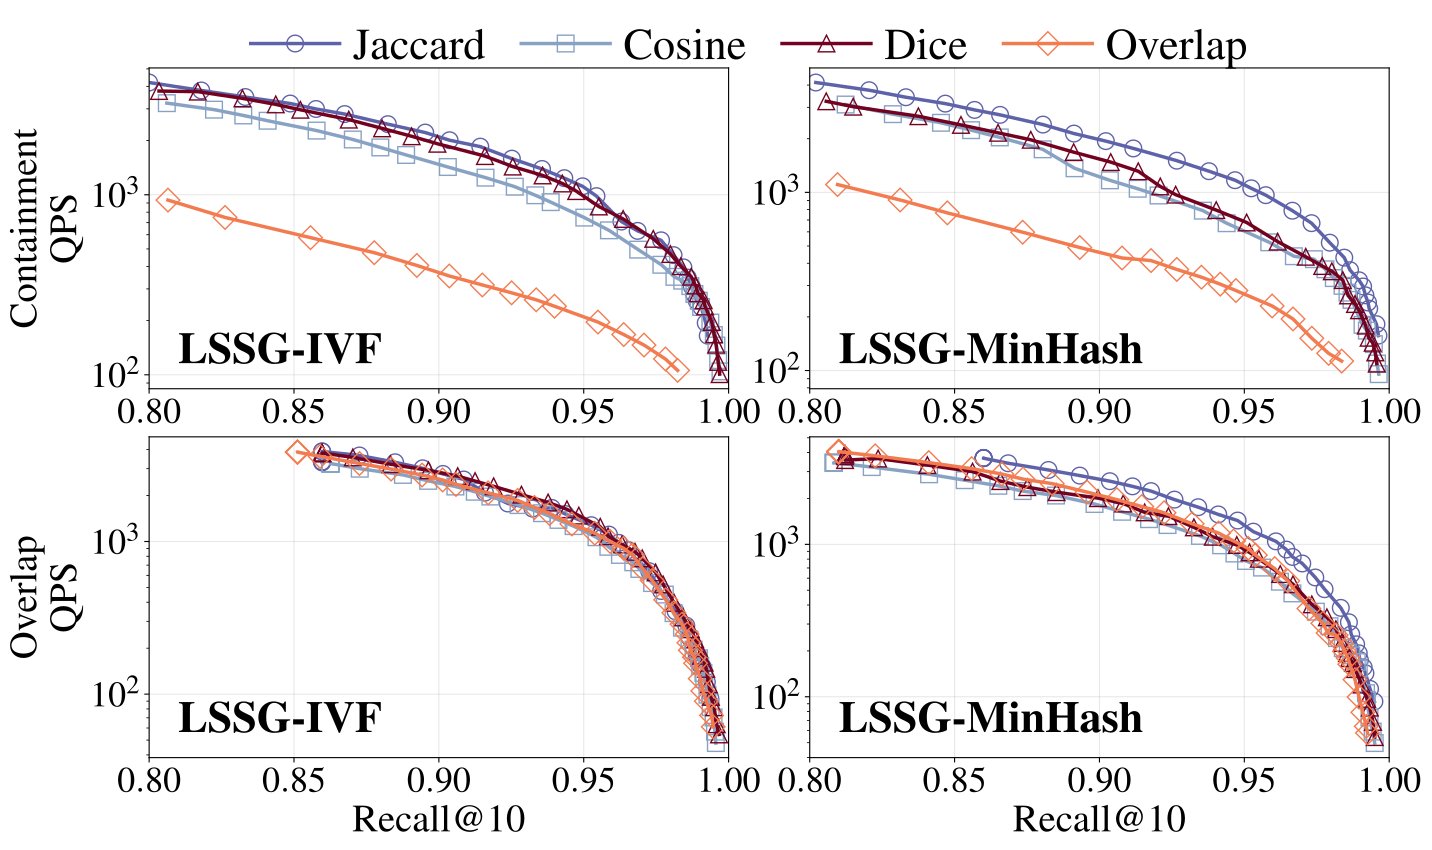

Generate this figure with Python:
import os
import numpy as np
import matplotlib.pyplot as plt
import pandas as pd
import argparse

plt.rcParams["font.family"] = "serif"
plt.rcParams["font.serif"] = ["Times"]
plt.rcParams["text.usetex"] = True

# Scenarios and methods
scenarios = ["containment", "overlap"]
methods = ["poindex", "poindex_minhash"]
distance_metrics = ["jaccard", "cosine", "dice", "overlap"]

# Colors for distance metrics
metric_colors = {
    "jaccard": "#5e62a9",     # Red (swapped with overlap)
    "cosine": "#88a2c4",      # Orange
    "dice": "#730220",        # Green
    "overlap": "#f27b50"      # Blue (swapped with jaccard)
}

# Markers for distance metrics
metric_markers = {
    "jaccard": "o",    # Circle
    "cosine": "s",     # Square
    "dice": "^",       # Triangle
    "overlap": "D"     # Diamond
}

# Display names
metric_display_map = {
    "jaccard": "Jaccard",
    "cosine": "Cosine",
    "dice": "Dice",
    "overlap": "Overlap"
}

method_display_map = {
    "poindex": "LSSG-IVF",
    "poindex_minhash": "LSSG-MinHash"
}

scenario_display_map = {
    "containment": "Containment",
    "overlap": "Overlap"
}

def get_metric_display_name(metric):
    """Get display name for a distance metric"""
    return metric_display_map.get(metric, metric)

def get_method_display_name(method):
    """Get display name for a method"""
    return method_display_map.get(method, method)

def get_scenario_display_name(scenario):
    """Get display name for a scenario"""
    return scenario_display_map.get(scenario, scenario)

def load_query_data(scenario, method, metric):
    """
    Load query performance data from setdistance directory
    Format: L, Recall, QPS, Cmps, hops (no header, 5 columns)
    Files are named: {method}_{scenario}_{metric}.csv
    """
    file_path = f"/root/work/lssg/example/plot/setdistance/LAION/{method}_{scenario}_{metric}.csv"
    
    if not os.path.exists(file_path):
        return None
    
    try:
        # First, try to load directly (no header)
        data = np.loadtxt(file_path, delimiter=",")
    except (ValueError, UnicodeDecodeError):
        # If that fails, skip non-numeric lines (debug headers)
        try:
            with open(file_path, 'r') as f:
                lines = []
                for line in f:
                    line = line.strip()
                    if not line:
                        continue
                    # Check if line starts with a digit (actual data)
                    if line[0].isdigit():
                        # Also check if it has exactly 5 comma-separated values
                        parts = line.split(',')
                        if len(parts) == 5:
                            try:
                                # Try to parse all values as floats
                                float(parts[0])
                                float(parts[1])
                                lines.append(line)
                            except ValueError:
                                continue
                
                # Convert to numpy array
                if not lines:
                    return None
                data = np.loadtxt(lines, delimiter=",")
        except Exception as e:
            return None
    
    if data.ndim == 1:
        data = data.reshape(1, -1)
    
    result = np.zeros(data.shape[0], dtype=[
        ('L', np.int32),
        ('Recall', np.float64),
        ('QPS', np.float64),
        ('Cmps', np.float64),
        ('hops', np.float64)
    ])
    result['L'] = data[:, 0].astype(np.int32)
    result['Recall'] = data[:, 1]
    result['QPS'] = data[:, 2]
    result['Cmps'] = data[:, 3]
    result['hops'] = data[:, 4]
    return result

def plot_setdistance(metric="QPS"):
    """
    Plot setdistance ablation study with 4 subfigures:
    - Top-left: Containment + poindex
    - Top-right: Containment + poindex_minhash
    - Bottom-left: Overlap + poindex
    - Bottom-right: Overlap + poindex_minhash
    """
    
    fig = plt.figure(figsize=(16, 10), dpi=150)
    gs = fig.add_gridspec(2, 2, hspace=0.15, wspace=0.14, top=0.80)
    
    # Create 2x2 grid of plots
    axes = [
        [fig.add_subplot(gs[0, 0]), fig.add_subplot(gs[0, 1])],  # Row 0: containment
        [fig.add_subplot(gs[1, 0]), fig.add_subplot(gs[1, 1])]   # Row 1: overlap
    ]
    
    # Plot data for each scenario and method combination
    for scenario_idx, scenario in enumerate(scenarios):
        for method_idx, method in enumerate(methods):
            ax = axes[scenario_idx][method_idx]
            
            # Plot curves for each distance metric
            for metric_name in distance_metrics:
                data = load_query_data(scenario, method, metric_name)
                if data is None:
                    continue
                
                # Filter to recall >= 0.8
                mask = data['Recall'] >= 0.8
                if not any(mask):
                    continue
                data = data[mask]
                
                # Sort by recall
                indices = np.argsort(data['Recall'])
                data = data[indices]
                
                x = data['Recall']
                if metric == "QPS":
                    y = data['QPS']
                elif metric == "Cmps":
                    y = data['Cmps']
                else:
                    y = data['QPS']
                
                # Get color and marker
                color = metric_colors[metric_name]
                marker = metric_markers[metric_name]
                
                # Plot
                line, = ax.plot(x, y,
                              label=get_metric_display_name(metric_name),
                              color=color,
                              marker=marker,
                              markersize=12,
                              markerfacecolor="none",
                              linewidth=2.5,
                              ls="-")
            
            # Configure subplot
            # Only set x-label for bottom row (scenario_idx == 1)
            if scenario_idx == 1:
                ax.set_xlabel("Recall@10", fontsize=28)
            
            # Only set y-label for first column (method_idx == 0)
            if method_idx == 0:
                scenario_label = get_scenario_display_name(scenario)
                ax.set_ylabel(f"{scenario_label}\n{metric}", fontsize=28)
            
            ax.tick_params(axis='both', labelsize=26)
            ax.grid(True, alpha=0.3)
            ax.set_yscale("log")
            ax.set_xlim(0.8, 1.0)
            
            # Add method name as bold text at bottom-left
            title_text = get_method_display_name(method)
            ax.text(0.05, 0.05, r"\textbf{" + title_text + "}", transform=ax.transAxes,
                   fontsize=32, va='bottom', ha='left')
    
    # Create unified legend
    handles = []
    labels = []
    for metric_name in distance_metrics:
        color = metric_colors[metric_name]
        marker = metric_markers[metric_name]
        
        line, = axes[0][0].plot([], [],
                              color=color,
                              marker=marker,
                              markersize=12,
                              markerfacecolor="none",
                              linewidth=2.5,
                              ls="-")
        handles.append(line)
        labels.append(get_metric_display_name(metric_name))
    
    fig.legend(handles, labels, loc="upper center", bbox_to_anchor=(0.5, 0.88),
              ncol=4, fontsize=32, frameon=False, handletextpad=0.3, columnspacing=0.8, labelspacing=0.2)
    
    plt.savefig("/root/work/lssg/example/plot/plot_setdistance.pdf", dpi=150, bbox_inches="tight")
    print("Figure saved as plot_setdistance.pdf")

if __name__ == "__main__":
    parser = argparse.ArgumentParser(description="Plot setdistance ablation study")
    parser.add_argument("--metric", default="QPS", choices=["QPS", "Cmps"],
                       help="Metric to plot (QPS or Cmps)")
    args = parser.parse_args()
    
    plot_setdistance(metric=args.metric)
